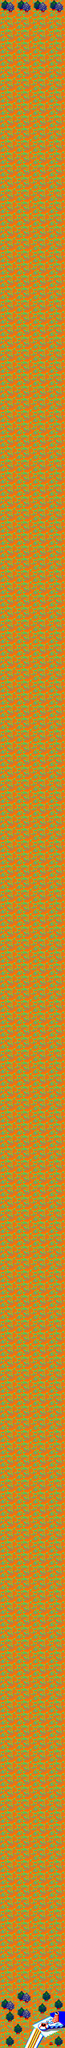

Rendered tile map (Tiled .tmx) drawn with the repository's tilesets; below, a short description and the map source with its tile grids summarised:
An orthogonal 16x500 tile map with 32x32 px tiles, 1 tile layer (Calque de Tuiles 1).

<map version="1.4" tiledversion="1.4.2" orientation="orthogonal" renderorder="right-down" width="16" height="500" tilewidth="32" tileheight="32" infinite="0" nextlayerid="2" nextobjectid="1">
 <editorsettings>
  <export target="." format="csv" />
 </editorsettings>
 <tileset firstgid="1" name="GoldoCPC_tiles_Level1et2" tilewidth="32" tileheight="32" tilecount="240" columns="20">
  <image source="GoldoCPC_tiles_Level1et2.png" trans="ff00ff" width="640" height="384" />
 </tileset>
 <layer id="1" name="Calque de Tuiles 1" width="16" height="500">
  <data>[8000 cells, 8000 non-empty, 90 distinct tile ids]</data>
 </layer>
</map>
